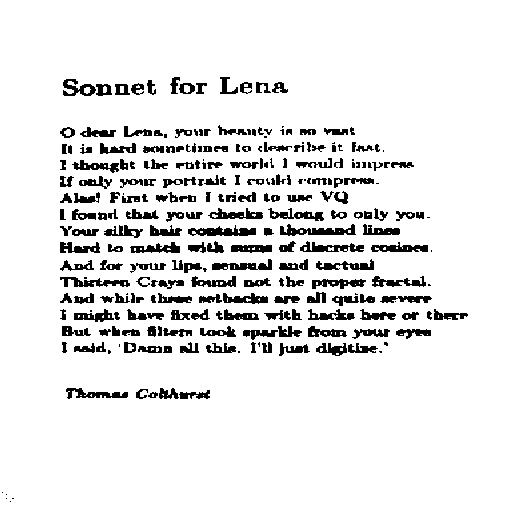
%> input picture proj2/test-images-for-q2/son3.gif, 512 x 512 px
$ octave ques2.m   (GNU Octave 9; MATLAB toolbox functions it lacks are replaced by stand-ins)
%> lines starting %> are read from the running program, lines starting %| are printed output that depends on the picture; in (x1, y1, x2, y2) boxes, pixels count from 0 and x2, y2 are one past the last pixel; in counts of white or black regions, pixels touching at a corner belong together; the program's own positions count from 1
clear;
clc;
close all;

im1 = imread(('./test-images-for-q2/son3.gif'));
%> im1: size 512x512 uint8; values 0 (black) and 1 (white), 90.8% white; 263 black regions (46 under 20 px), largest, box (x1, y1, x2, y2) and area: (280, 224, 356, 236) 471, (188, 225, 256, 236) 446, (300, 241, 364, 252) 364
im2 = imread(('./test-images-for-q2/son3rot2.gif'));
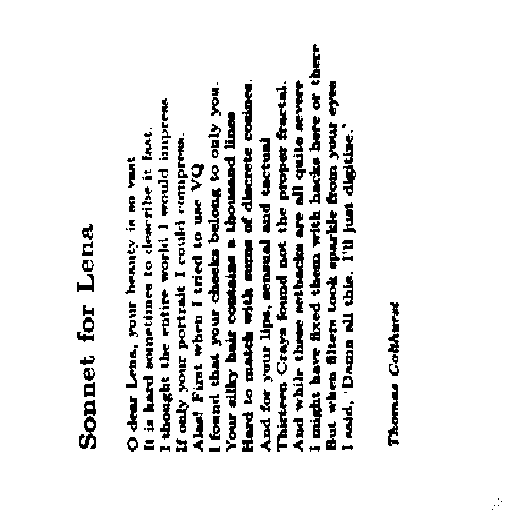
%> input picture proj2/test-images-for-q2/son3rot2.gif, 512 x 512 px
%> im2: size 512x512 uint8; values 0 (black) and 1 (white), 9.2% white; 263 white regions (46 under 20 px), largest, box (x1, y1, x2, y2) and area: (224, 156, 236, 232) 471, (225, 256, 236, 324) 446, (241, 148, 252, 212) 364


 ab = abs (double(im1)-double(im2));
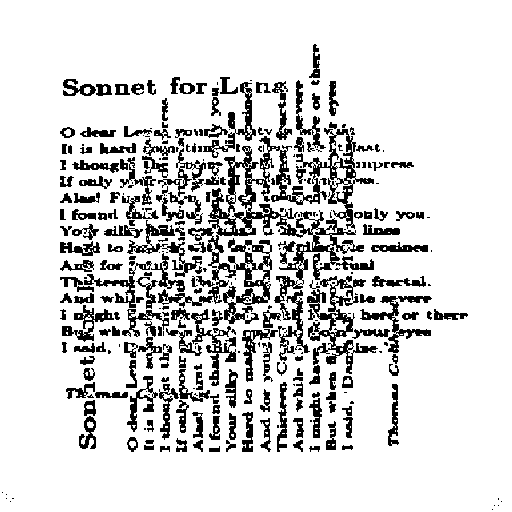
%> ab: size 512x512 double; values 0 (black) and 1 (white), 84.8% white; 328 black regions (115 under 20 px), largest, box (x1, y1, x2, y2) and area: (158, 128, 374, 324) 9600, (307, 276, 378, 374) 1982, (360, 296, 432, 353) 910
min = sum(ab(:));
%> min = 222370
for i = 0:360
      i
    Y = imrotate(im1,i,'bilinear','crop');
    ad = abs(double(im2)-double(Y));
    sum2 = sum(ad(:));
    sum2
    if (sum2<min)
        min = sum2;
        y=i;
        y
    end
end
%> this loop made 361 passes
%> (sum2, min) on passes 2 to 13: (220604, 220604), (218498, 218498), (216607, 216607), (214801, 214801), (212547, 212547), (210546, 210546), (208776, 208776), (206947, 206947), (205558, 205558), (204002, 204002), (202438, 202438), (201053, 201053)
%> sum2 on passes 1, 42, 43, 46, 48, 49: 222370, 179611, 179508, 179065, 178704, 178949
%> pass 2, `Y = imrotate(im1,i,'bilinear','crop');`:
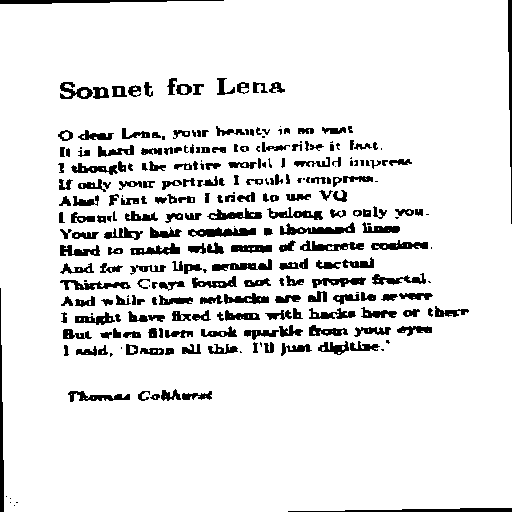
%> Y: size 512x512 uint8; values 0 (black) and 1 (white), 90% white; 275 black regions (54 under 20 px), largest, box (x1, y1, x2, y2) and area: (0, 0, 224, 4) 553, (508, 0, 512, 224) 553, (0, 288, 4, 512) 553
%> pass 2, `ad = abs(double(im2)-double(Y));`:
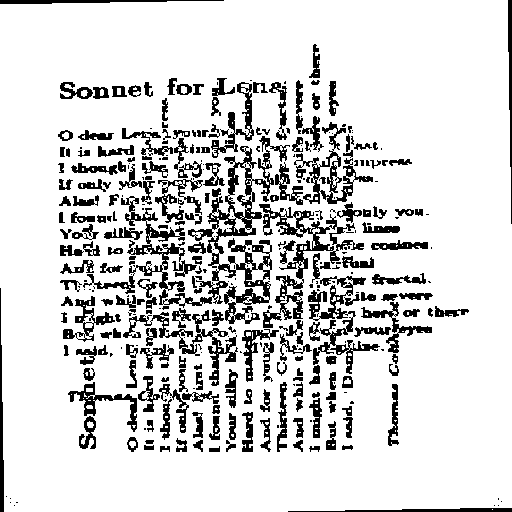
%> ad: size 512x512 double; values 0 (black) and 1 (white), 84.2% white; 351 black regions (137 under 20 px), largest, box (x1, y1, x2, y2) and area: (83, 136, 290, 324) 6611, (259, 204, 364, 328) 2499, (308, 276, 380, 374) 1740
%> pass 3, `Y = imrotate(im1,i,'bilinear','crop');`:
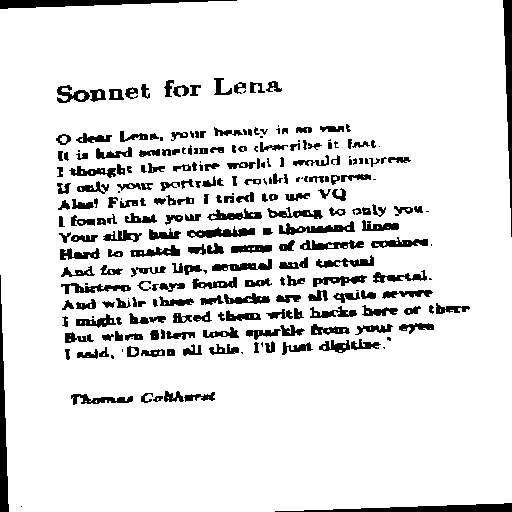
%> Y: size 512x512 uint8; values 0 (black) and 1 (white), 89.2% white; 265 black regions (45 under 20 px), largest, box (x1, y1, x2, y2) and area: (0, 0, 237, 9) 1100, (503, 0, 512, 237) 1100, (0, 275, 9, 512) 1100
%> pass 3, `ad = abs(double(im2)-double(Y));`:
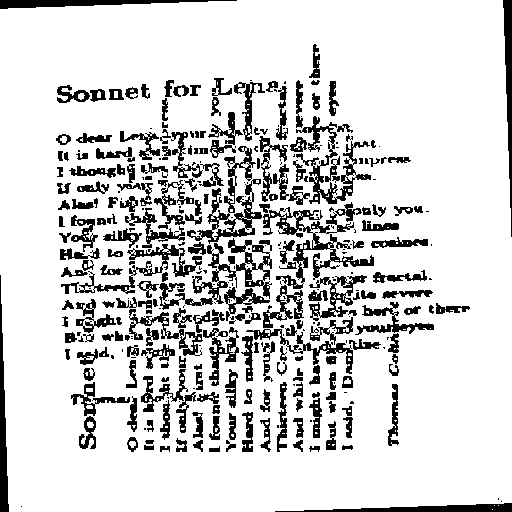
%> ad: size 512x512 double; values 0 (black) and 1 (white), 83.4% white; 356 black regions (132 under 20 px), largest, box (x1, y1, x2, y2) and area: (263, 202, 374, 289) 2315, (159, 238, 272, 310) 1953, (187, 146, 262, 244) 1792
%> after the loop, min = 177920; y = 224
y
%> y = 224
figure();
imshow(im2);
